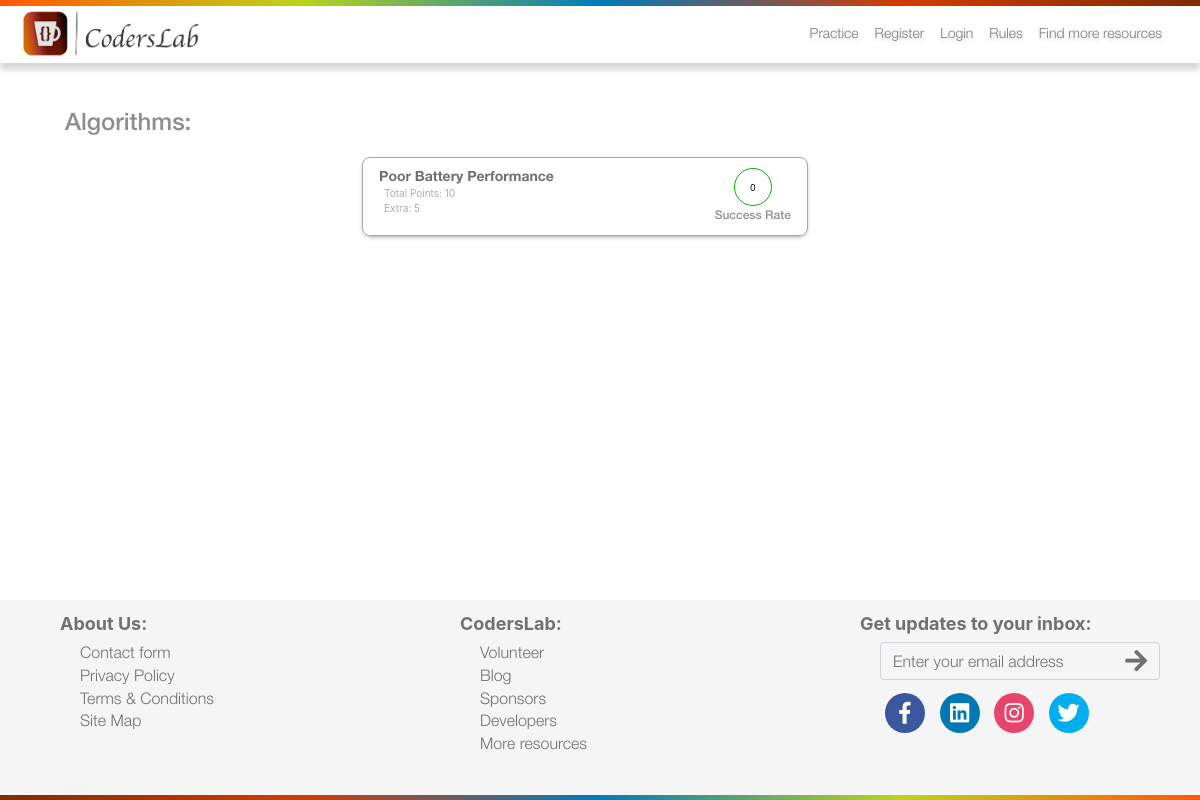
The page /practice/ on the database as committed earlier.
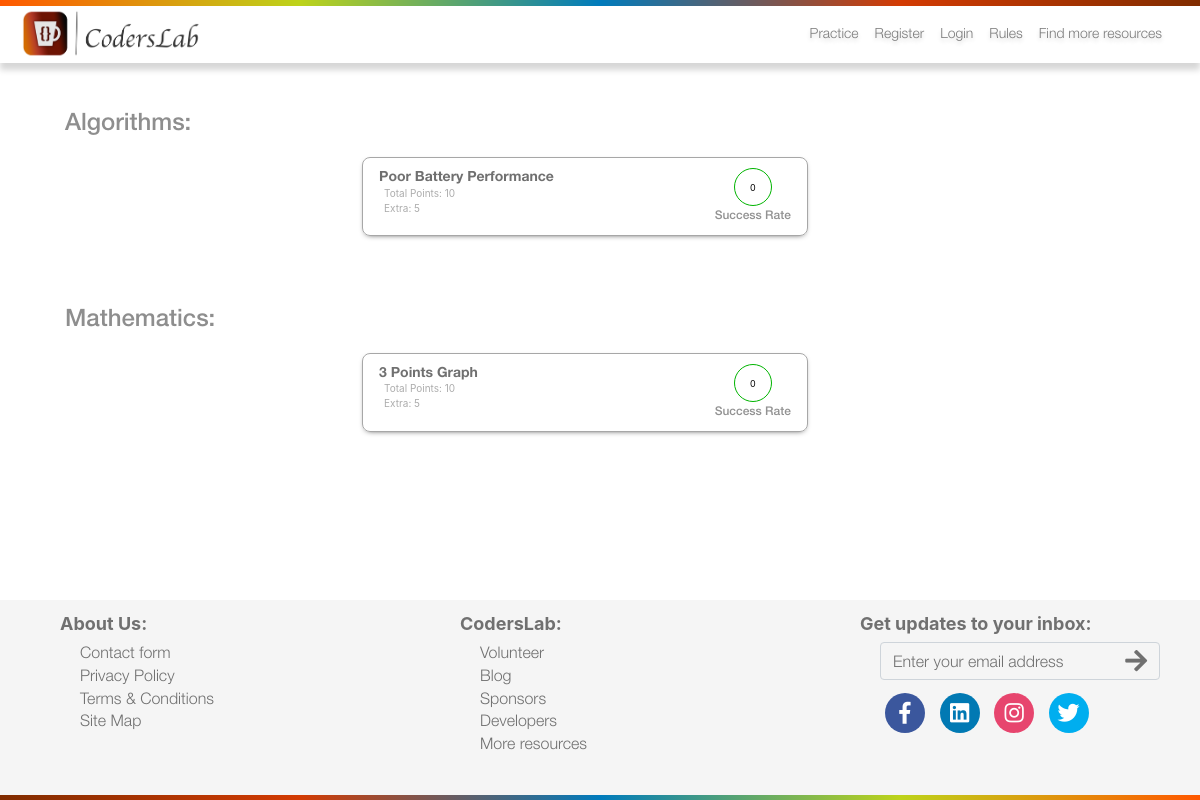
The same page on the database as committed later.
### practice/models.py (models this page shows, shortened)
class Questions(models.Model):
    title = models.CharField(max_length = 200)
    content = models.TextField()
    stdin = models.TextField(default='')
    expected_output = models.TextField(default='')
    points = models.IntegerField()
    subscore = models.IntegerField()
    CATEGORIES = (
        ('MATH', 'Mathematics'),
        ('ALGO', 'Algorithms'),
        ('1A', 'Round 1A'),
    )
    category = models.CharField(max_length=20, choices=CATEGORIES)
    public = models.BooleanField(default=False)

### practice/views.py (the view)
# urls.py: path('', practiceView, name='practiceView'),
def practiceView(request):
    allQuestions = Questions.objects.filter(public=True)
    allCats = Questions.objects.filter(public=True).values_list('category', flat=True).distinct()
    catsName = []
    index = 0
    catQuestions = []
    for cats in allCats:
        thisCatQuestions = Questions.objects.filter(public=True, category=cats)
        questionSuccessRates = []
        for question in thisCatQuestions:
            successRate = practiceQuestionSuccessRate(question.id)
            questionSuccessRates.append(int(successRate))
        if thisCatQuestions.count() > 0:
            thisCatQuestions = zip(thisCatQuestions, questionSuccessRates)
            categoryName = Questions.objects.filter(category=cats)[0].get_category_display()
            catQuestions.append(thisCatQuestions)
            catsName.append(categoryName)
    categoryAndQuestions = zip(catsName, catQuestions)
    return render(request, 'practice.html', {'cat':categoryAndQuestions, 'pagetitle': 'Practice | CodersLab'})

### practice/utils.py (called while the page is built)
def getQuestionObjFromId(id):
    try:
        thisQuestion = Questions.objects.get(id=id)
    except:
        thisQuestion = None
    return thisQuestion

def practiceQuestionSuccessRate(id):
    question = getQuestionObjFromId(id)
    totalSubmissions = Submissions.objects.filter(question=question).count()
    totalSuccessfulSubmissions = Submissions.objects.filter(question=question, passed=True).count()
    if totalSuccessfulSubmissions > 0:
        return int((totalSuccessfulSubmissions/totalSubmissions) * 100)
    else:
        return 0

### templates/practice.html
{% extends 'header.html' %}
{% load static %}
{% block body %}
<div id="bodyWrapper" class="container">
    <div class="practiceCatWrapper">
        {% for category, questions in cat %}
        <div class="row catWrapper noMargin">
            <div class="catTitle">
                <h4>{{ category }}:</h4>
            </div>
            <div class="row questionsWrapper justify-content-md-around">
                {% for question, successrate in questions %}
                {% if question.get_category_display == category %}
                <div class="col-md-5 questionBox" onclick="showQuestion('{% url "questionscreen" question.title|slugify question.id "0" %}')">
                    <div class="question-details">
                        <h4>{{ question.title }}</h4>
                        <span class="question-details-minor">Total Points: {{ question.points }}</span>
                        <span class="question-details-minor">Extra: {{ question.subscore }}</span>
                    </div>
                    <div class="question-difficulty">
                        <div class="question-difficulty-percent-wrapper">
                            <div class="question-difficulty-percent">{{ successrate }}</div>
                        </div>
                        <span class="question-difficulty-minor">Success Rate</span>
                    </div>
                </div>
                {% endif %}
                {% endfor %}
            </div>
        </div>
        {% endfor %}
    </div>
</div>
{% endblock %}

### templates/header.html (shortened to what this page needs)
{% extends 'footer.html' %} {% block header %} {% load static %}
<!DOCTYPE html>
<html>
<head>
    <link rel='stylesheet' href='https://use.fontawesome.com/releases/v5.7.0/css/all.css'
>
    <link rel="stylesheet" href="{% static 'global/bootstrap/css/bootstrap.min.css' %}">
    <link rel="stylesheet" type="text/css" href="{% static 'global/css/main.css' %}">
    <link rel="stylesheet" type="text/css" href="{% static 'global/fonts/HoeflerText.css' %}">
    <link href="{% static 'global/jQuery-toast/toast.style.min.css' %}" rel="stylesheet">
</head>
<body>
    <div id="mainWrapper">
        <div id="headerWrapper" class="fixed-top">
            <div class="topNavGradient"></div>
            <div class="logoNavWrapper">
                <div class="logo">
                    <a href="/">
                        <Img src="{% static 'global/images/logo.png' %}" style="width: 180px" />
                    </a>
                </div>
                <div class="headerNav">
                    <nav class="navbar navbar-expand-lg navbar-light">
                        <div class="collapse navbar-collapse" id="navbarNavAltMarkup">
                            <div class="navbar-nav">
                                {% if request.user.is_authenticated %}
                                <a class="nav-item nav-link" href="/practice/">Practice</a>
                                <a class="nav-item nav-link" href="/timeline/">Timeline</a>
                                <a class="nav-item nav-link" href="/scoreboard/">Scoreboard</a>
                                <a class="nav-item nav-link" href="/user/{{ request.user.username }}/">Profile</a>
                                <a class="nav-item nav-link"
                                    href="{% url 'accountsettings' %}?next={{ request.path }}">Settings</a>
                                <div class="dropdown">
                                    <button type="button" class="btn btn-link dropdown-toggle" data-toggle="dropdown"
                                        aria-expanded="false">
                                    </button>
                                    <div class="dropdown-menu dropdown-menu-right navbarDropdown">
                                        <a class="dropdown-item"
                                            href="{% url 'usersubmissionsview' %}?next={{ request.path }}"
                                            id="navMyScoreContainer">My Score:</a>
                                        <div class="dropdown-divider"></div>
                                        <a class="dropdown-item" href="https://blog.coderslab.io/rules/">Rules</a>
                                        <a class="dropdown-item"
                                            href="https://blog.coderslab.io/resources-for-practice/">Resources</a>
                                        <a class="dropdown-item"
                                            href="{% url 'avatar_change' %}?next={{ request.path }}">Avatar</a>
                                        <div class="dropdown-divider"></div>
                                        <a class="dropdown-item" href="/logout/">Logout</a>
                                    </div>
                                </div>
                                {% else %}
                                <a class="nav-item nav-link" href="{% url 'practiceView' %}">Practice</a>
                                <a class="nav-item nav-link" href="/register/">Register</a>
                                <a class="nav-item nav-link" href="/login/">Login</a>
                                <a class="nav-item nav-link" href="https://blog.coderslab.io/rules/">Rules</a>
                                <a class="nav-item nav-link"
                                    href="https://blog.coderslab.io/resources-for-practice/">Find more resources</a>
                                {% endif %}
                            </div>
                        </div>
                    </nav>
                </div>
            </div>
        </div>
        {% block body %} {% endblock %} {% endblock %}

### templates/footer.html (shortened to what this page needs)
{% block header %}{% endblock %}
{% block footer %}
{% load static %}
<div id="footerWrapper">
    <div id="footerNavWrapper">
        <div class="row">
            <div class="col eachFooterCol">
                <span class="footerNavTitle">About Us:</span>
                <ul style="list-style: none;">
                    <li><a href="{% url 'contactpage' %}?next={{ request.path }}">Contact form</a></li>
                    <li><a href="{% url 'privacypolicyview' %}?next={{ request.path }}">Privacy Policy</a></li>
                    <li><a href="{% url 'termsandconditionsview' %}">Terms & Conditions</a></li>
                    <li><a href="{% url 'django.contrib.sitemaps.views.sitemap' %}">Site Map</a></li>
                </ul>
            </div>
            <div class="col eachFooterCol">
                <span class="footerNavTitle">CodersLab:</span>
                <ul style="list-style: none;">
                    <li><a href="">Volunteer</a></li>
                    <li><a href="https://blog.coderslab.io/">Blog</a></li>
                    <li><a href="">Sponsors</a></li>
                    <li><a href="">Developers</a></li>
                    <li><a href="https://blog.coderslab.io/resources-for-practice/">More resources</a></li>
                </ul>
            </div>
            <div class="col-lg eachFooterCol">
                <span class="footerNavTitle">Get updates to your inbox:</span>
                <div id="subscribeBoxContainer">
                    <div class="subscribeBox">{% csrf_token %}
                        <input type="text" class="form-control" id="pwd" placeholder="Enter your email address" />
                        <button type="button" class="btn btn-link"><span class="fas fa-arrow-right"></span></button>
                    </div>
                </div>
                <div class="socialIcons">
                    <a href="{% url 'socialfbpage' %}" class="facebook" target="_blank"><span
                            class="fab fa-facebook-f"></span></a>
                    <a href="{% url 'sociallinkedinpage' %}" class="linkedin"  target="_blank"><span class="fab fa-linkedin"></span></a>
                    <a href="{% url 'socialinstagrampage' %}" class="instagram"  target="_blank"><span class="fab fa-instagram"></span></a>
                    <a href="{% url 'socialtwitterpage' %}" class="twitter"  target="_blank"><span class="fab fa-twitter"></span></a>
                </div>
            </div>
        </div>
    </div>
    <div class="bottonNavGradient">
    </div>
</div>
</div>
</body>
</html>
{% endblock %}

Rows that differ between the two databases and show on the page:
added Questions: title "3 Points Graph", points "10", subscore "5", successrate "0", shown under "Mathematics"
Other text that changed with them:
new list line: "Mathematics :"
